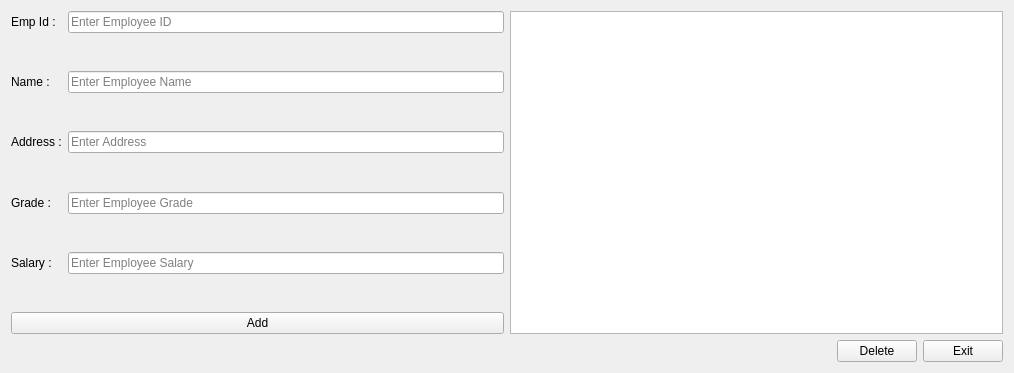
<?xml version="1.0" encoding="UTF-8"?>
<ui version="4.0">
 <class>Widget</class>
 <widget class="QWidget" name="Widget">
  <property name="geometry">
   <rect>
    <x>0</x>
    <y>0</y>
    <width>1014</width>
    <height>373</height>
   </rect>
  </property>
  <property name="windowTitle">
   <string>Widget</string>
  </property>
  <layout class="QGridLayout" name="gridLayout_2">
   <item row="0" column="0">
    <layout class="QHBoxLayout" name="horizontalLayout_2">
     <item>
      <layout class="QVBoxLayout" name="verticalLayout">
       <item>
        <layout class="QGridLayout" name="gridLayout">
         <item row="8" column="1">
          <widget class="QLineEdit" name="LE_Salary">
           <property name="placeholderText">
            <string>Enter Employee Salary</string>
           </property>
          </widget>
         </item>
         <item row="2" column="0">
          <widget class="QLabel" name="label_2">
           <property name="text">
            <string>Name :</string>
           </property>
          </widget>
         </item>
         <item row="6" column="0">
          <widget class="QLabel" name="label_4">
           <property name="text">
            <string>Grade :</string>
           </property>
          </widget>
         </item>
         <item row="7" column="1">
          <spacer name="verticalSpacer_4">
           <property name="orientation">
            <enum>Qt::Orientation::Vertical</enum>
           </property>
           <property name="sizeHint" stdset="0">
            <size>
             <width>20</width>
             <height>40</height>
            </size>
           </property>
          </spacer>
         </item>
         <item row="0" column="0">
          <widget class="QLabel" name="label">
           <property name="text">
            <string>Emp Id :</string>
           </property>
          </widget>
         </item>
         <item row="9" column="1">
          <spacer name="verticalSpacer_5">
           <property name="orientation">
            <enum>Qt::Orientation::Vertical</enum>
           </property>
           <property name="sizeHint" stdset="0">
            <size>
             <width>20</width>
             <height>40</height>
            </size>
           </property>
          </spacer>
         </item>
         <item row="5" column="1">
          <spacer name="verticalSpacer_3">
           <property name="orientation">
            <enum>Qt::Orientation::Vertical</enum>
           </property>
           <property name="sizeHint" stdset="0">
            <size>
             <width>20</width>
             <height>40</height>
            </size>
           </property>
          </spacer>
         </item>
         <item row="3" column="1">
          <spacer name="verticalSpacer_2">
           <property name="orientation">
            <enum>Qt::Orientation::Vertical</enum>
           </property>
           <property name="sizeHint" stdset="0">
            <size>
             <width>20</width>
             <height>40</height>
            </size>
           </property>
          </spacer>
         </item>
         <item row="1" column="1">
          <spacer name="verticalSpacer">
           <property name="orientation">
            <enum>Qt::Orientation::Vertical</enum>
           </property>
           <property name="sizeHint" stdset="0">
            <size>
             <width>20</width>
             <height>40</height>
            </size>
           </property>
          </spacer>
         </item>
         <item row="2" column="1">
          <widget class="QLineEdit" name="LE_Name">
           <property name="placeholderText">
            <string>Enter Employee Name</string>
           </property>
          </widget>
         </item>
         <item row="0" column="1">
          <widget class="QLineEdit" name="LE_EmpId">
           <property name="placeholderText">
            <string>Enter Employee ID</string>
           </property>
          </widget>
         </item>
         <item row="6" column="1">
          <widget class="QLineEdit" name="LE_Grade">
           <property name="placeholderText">
            <string>Enter Employee Grade</string>
           </property>
          </widget>
         </item>
         <item row="4" column="1">
          <widget class="QLineEdit" name="LE_Address">
           <property name="placeholderText">
            <string>Enter Address</string>
           </property>
          </widget>
         </item>
         <item row="8" column="0">
          <widget class="QLabel" name="label_5">
           <property name="text">
            <string>Salary :</string>
           </property>
          </widget>
         </item>
         <item row="4" column="0">
          <widget class="QLabel" name="label_3">
           <property name="text">
            <string>Address :</string>
           </property>
          </widget>
         </item>
        </layout>
       </item>
       <item>
        <widget class="QPushButton" name="PB_Add">
         <property name="toolTip">
          <string>Save Data</string>
         </property>
         <property name="accessibleIdentifier">
          <string notr="true"/>
         </property>
         <property name="autoFillBackground">
          <bool>false</bool>
         </property>
         <property name="text">
          <string notr="true">Add</string>
         </property>
        </widget>
       </item>
      </layout>
     </item>
     <item>
      <widget class="QTableView" name="TB_Employee_Data">
       <property name="tabKeyNavigation">
        <bool>false</bool>
       </property>
      </widget>
     </item>
    </layout>
   </item>
   <item row="1" column="0">
    <layout class="QHBoxLayout" name="horizontalLayout">
     <item>
      <spacer name="horizontalSpacer">
       <property name="orientation">
        <enum>Qt::Orientation::Horizontal</enum>
       </property>
       <property name="sizeHint" stdset="0">
        <size>
         <width>40</width>
         <height>20</height>
        </size>
       </property>
      </spacer>
     </item>
     <item>
      <widget class="QPushButton" name="PB_Delete">
       <property name="text">
        <string>Delete</string>
       </property>
      </widget>
     </item>
     <item>
      <widget class="QPushButton" name="PB_Exit">
       <property name="text">
        <string>Exit</string>
       </property>
      </widget>
     </item>
    </layout>
   </item>
  </layout>
 </widget>
 <tabstops>
  <tabstop>LE_EmpId</tabstop>
  <tabstop>LE_Name</tabstop>
  <tabstop>LE_Address</tabstop>
  <tabstop>LE_Grade</tabstop>
  <tabstop>LE_Salary</tabstop>
  <tabstop>PB_Add</tabstop>
  <tabstop>PB_Delete</tabstop>
  <tabstop>PB_Exit</tabstop>
  <tabstop>TB_Employee_Data</tabstop>
 </tabstops>
 <resources/>
 <connections/>
</ui>
